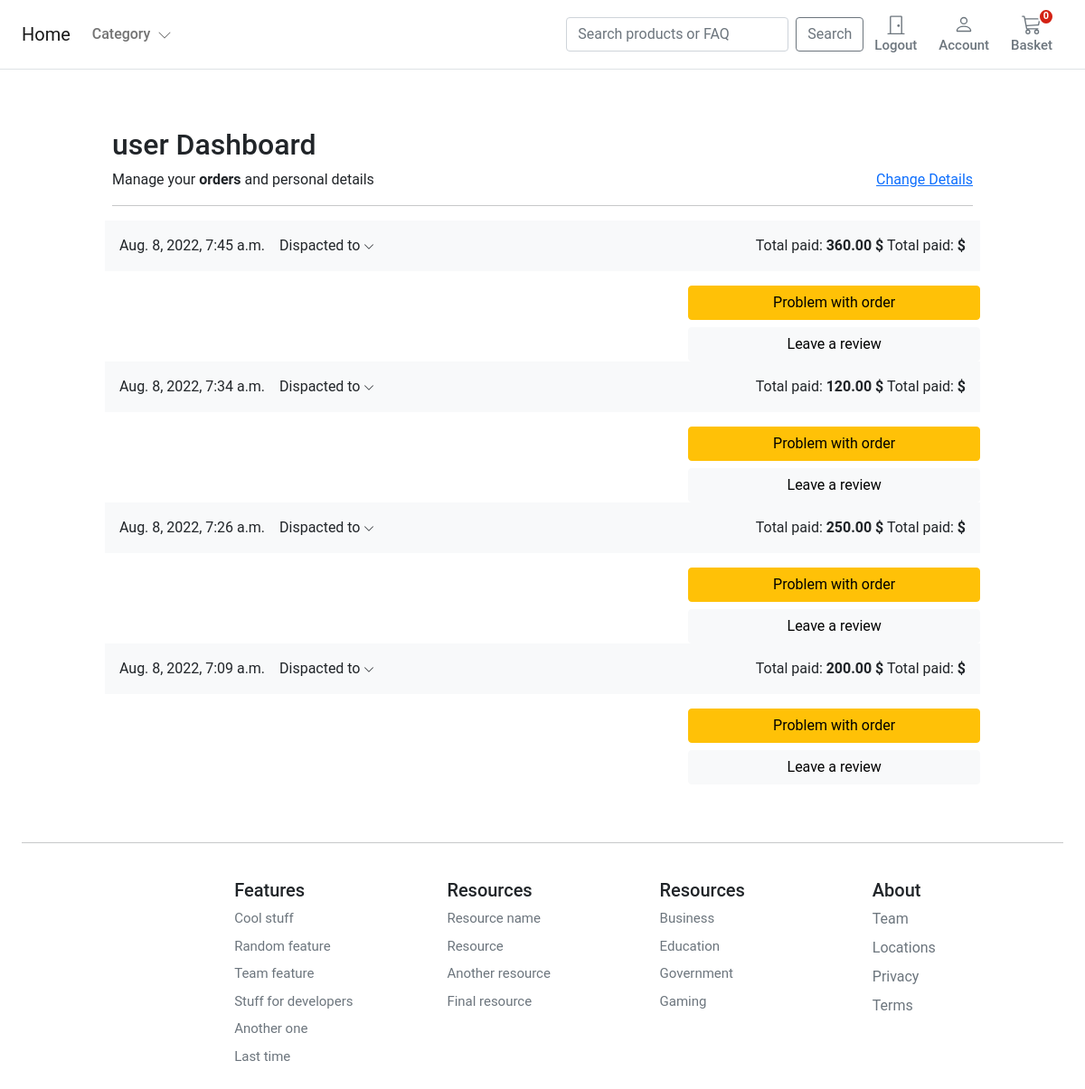
The page /account/dashboard/ (signed in) on the database its author committed.
### account/models.py (models this page shows, shortened)
class BaseUser(AbstractBaseUser, PermissionsMixin):
    USERNAME_FIELD = 'user_name'
    email = models.EmailField(gl('email address'), unique=True)
    user_name = models.CharField(max_length=150, unique=True)
    first_name = models.CharField(max_length=150, blank=True)
    about = models.TextField(gl('about'), max_length=500, blank=True)
    country = models.CharField(max_length=2, default='ua')
    phone_number = models.TextField(max_length=15, blank=True)
    postcode = models.CharField(max_length=150, blank=True)
    address_line1 = models.CharField(max_length=150, blank=True)
    address_line2 = models.CharField(max_length=150, blank=True)
    city = models.CharField(max_length=150, blank=True)
    is_active = models.BooleanField(default=False)
    is_staff = models.BooleanField(default=False)
    created = models.DateTimeField(auto_now_add=True)
    updated = models.DateTimeField(auto_now=True)
    objects = CustomAccountManager()
    class Meta:
        verbose_name = 'Accounts'
        verbose_name_plural = 'Accounts'

### orders/models.py (models this page shows, shortened)
class Order(models.Model):
    user = models.ForeignKey(settings.AUTH_USER_MODEL, on_delete=models.CASCADE, related_name='order_user')
    full_name = models.CharField(max_length=50)
    address1 = models.CharField(max_length=255)
    address2 = models.CharField(max_length=255)
    city = models.CharField(max_length=255)
    phone = models.PositiveBigIntegerField(default=1)
    postcode = models.PositiveIntegerField(default=1)
    created = models.DateTimeField(auto_now_add=True)
    updated = models.DateTimeField(auto_now=True)
    amount_pay = models.DecimalField(max_digits=6, decimal_places=2)
    order_key = models.CharField(max_length=200)
    billing_status = models.BooleanField(default=False)
    class Meta:
        ordering = ("-created",)

### account/views.py (the view)
# urls.py: path('dashboard/', views.dashboard, name='dashboard'),
@login_required
def dashboard(request):
    orders = user_orders(request)
    return render(request,
                  'account/user/dashboard.html', {'orders':orders})

### basket/basket.py (called while the page is built)
    def __len__(self):
        return sum(item['qty'] for item in self.basket.values())

### basket/context_processors.py (called while the page is built)
def basket(request):
    return {'basket':Basket(request)}

### orders/views.py (called while the page is built)
def user_orders(request):
    user_id = request.user.id
    orders = Order.objects.filter(user_id=user_id).filter(billing_status=True)
    return orders

### store/context_processors.py (called while the page is built)
def categories(request):
    return {
        'categories': Category.objects.all()
    }

### store/models.py (called while the page is built)
    def get_absolute_url(self):
        return reverse('store:category_list', args=[self.slug])

### store/views.py (called while the page is built)
def categories(request):
    return {'categories': Category.objects.all()}

### templates/account/user/dashboard.html (shortened to what this page needs)
{% extends "../../store/base.html" %} {% load static %} {% block title %}Basket Summary{%endblock %} {% block content %}
<main class="pt-5">
  <div class="container" style="max-width: 1000px">
    <div class="col-12">
      <h1 class="h2">{{ user.user_name }} Dashboard</h1>
    </div>
    <div class="col-12 d-flex justify-content-between">
      <div>Manage your <b>orders</b> and personal details</div>
      <div><a href="{% url "account:edit_details" %}">Change Details</a></div>
    </div>
    <hr />
  </div>
  <div class="container" style="max-width: 1000px">
    {% for order in orders %}
    <div class="row g-3">
      <div class="col-12 bg-light p-3 d-flex justify-content-between">
        <div class="d-flex d-flex-inline">
          <div class="pe-3">{{ order.created }}</div>
          <div class="dropdown">
          <a class="text-reset text-decoration-none dropdown-toggle" href="#" role="link" id="dropdownLink" data-bs-toggle="dropdown" aria-expanded="false">
          Dispacted to
          <svg xmlns="http://www.w3.org/2000/svg" width="12" height="12" fill="currentColor" class="bi bi-chevron-down" viewBox="0 0 16 16">
            <path fill-rule="evenodd" d="M1.646 4.646a.5.5 0 0 1 .708 0L8 10.293l5.646-5.647a.5.5 0 0 1 .708.708l-6 6a.5.5 0 0 1-.708 0l-6-6a.5.5 0 0 1 0-.708z"/>
          </svg>
          </a>
          </div>
        </div>
        <div class="text-end">
          Total paid: <span class="fw-bold">{{ order.amount_pay }} $</span>
            Total paid: <span class="fw-bold">{{ product.manufacturer }} $</span>
        </div>
      </div>
      <div class="col-md-5 col-lg-4 order-md-last p-0 order-3">
        <div class="d-grid gap-2 ">
          <button class="btn btn-warning" type="button">Problem with order</button>
          <button class="btn btn-light" type="button">Leave a review</button>
        </div>
      </div>
      <div class="col-md-7 col-lg-8 p-0">
      </div>
    </div>
    {% endfor %}
  </div>
</main>
{% endblock %}

### static/core/css/base.css (style rules this page uses)
@media (min-width: 1000px) { .container { max-width: 1000px; } }
@media (max-width: 1200px) { .container { max-width: 100%; padding:0 24px; } }
.dropdown-toggle::after { display: none; }
html, body, p, div { letter-spacing: -0.02px; font-family: 'Roboto', sans-serif; }

### rows shown on the page
BaseUser: user_name "user"
Order: created "Aug. 8, 2022, 7:45 a.m.", amount_pay "360.00"
Order: created "Aug. 8, 2022, 7:34 a.m.", amount_pay "120.00"
Order: created "Aug. 8, 2022, 7:26 a.m.", amount_pay "250.00"
Order: created "Aug. 8, 2022, 7:09 a.m.", amount_pay "200.00"
